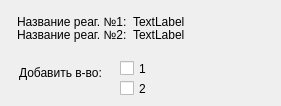
      <widget class="QWidget" name="tab_2">
       <attribute name="title">
        <string>Подача</string>
       </attribute>
       <widget class="QLabel" name="label_20">
        <property name="geometry">
         <rect>
          <x>133</x>
          <y>14</y>
          <width>139</width>
          <height>16</height>
         </rect>
        </property>
        <property name="text">
         <string>TextLabel</string>
        </property>
       </widget>
       <widget class="QLabel" name="label_21">
        <property name="geometry">
         <rect>
          <x>17</x>
          <y>14</y>
          <width>111</width>
          <height>16</height>
         </rect>
        </property>
        <property name="text">
         <string>Название реаг. №1:</string>
        </property>
       </widget>
       <widget class="QLabel" name="label_22">
        <property name="geometry">
         <rect>
          <x>17</x>
          <y>27</y>
          <width>121</width>
          <height>16</height>
         </rect>
        </property>
        <property name="text">
         <string>Название реаг. №2:</string>
        </property>
       </widget>
       <widget class="QLabel" name="label_23">
        <property name="geometry">
         <rect>
          <x>133</x>
          <y>27</y>
          <width>139</width>
          <height>16</height>
         </rect>
        </property>
        <property name="text">
         <string>TextLabel</string>
        </property>
       </widget>
       <widget class="QLabel" name="label_10">
        <property name="geometry">
         <rect>
          <x>19</x>
          <y>65</y>
          <width>91</width>
          <height>16</height>
         </rect>
        </property>
        <property name="text">
         <string>Добавить в-во:</string>
        </property>
       </widget>
       <widget class="QCheckBox" name="checkBox">
        <property name="geometry">
         <rect>
          <x>120</x>
          <y>60</y>
          <width>51</width>
          <height>17</height>
         </rect>
        </property>
        <property name="text">
         <string>1</string>
        </property>
       </widget>
       <widget class="QCheckBox" name="checkBox_2">
        <property name="geometry">
         <rect>
          <x>120</x>
          <y>80</y>
          <width>51</width>
          <height>17</height>
         </rect>
        </property>
        <property name="text">
         <string>2</string>
        </property>
       </widget>
      </widget>
